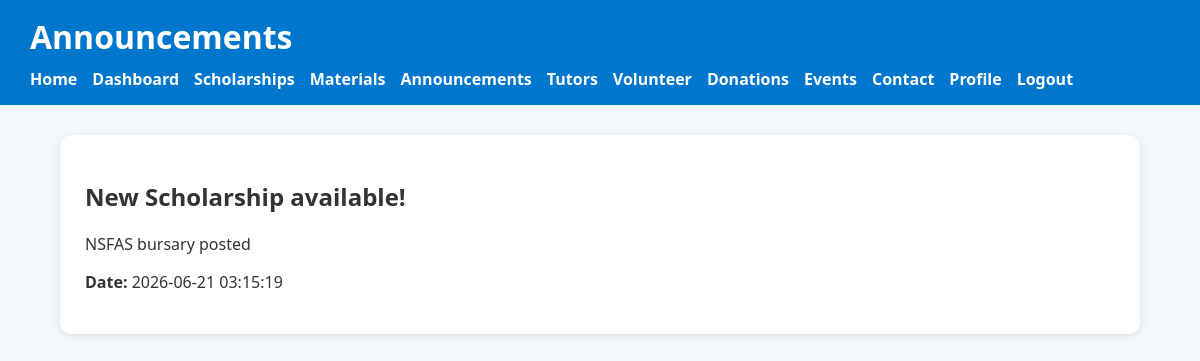
The app's page /announcements.php with its own data.
### tables this page shows
CREATE TABLE `announcements` (
  `id` int(11) NOT NULL,
  `title` varchar(100) NOT NULL,
  `message` text NOT NULL,
  `created_at` timestamp NOT NULL DEFAULT current_timestamp()
);

### announcements.php (the view, shortened to what this page needs)
<?php
include("db.php");
$result=mysqli_query(
$conn,
"SELECT * FROM announcements
ORDER BY created_at DESC");
?>
<!DOCTYPE html>
<html>
<head>
<link rel="stylesheet" href="style.css">
</head>
<body>
<header>
<h1>Announcements</h1>
<nav>
<a href="index.php">Home</a>
<a href="dashboard.php">Dashboard</a>
<a href="scholarships.php">Scholarships</a>
<a href="materials.php">Materials</a>
<a href="announcements.php">Announcements</a>
<a href="tutors.php">Tutors</a>
<a href="volunteer.php">Volunteer</a>
<a href="donations.php">Donations</a>
<a href="events.php">Events</a>
<a href="contact.php">Contact</a>
<a href="profile.php">Profile</a>
<a href="logout.php">Logout</a>
</nav>
</header>
<div class="container">
<?php while($row=mysqli_fetch_assoc($result)){ ?>
<div class="card">
<h2>
<?php echo $row['title']; ?>
</h2>
<p>
<?php echo $row['message']; ?>
</p>
<p>
<b>Date:</b>
<?php echo $row['created_at']; ?>
</p>
</div>
<?php } ?>
</div>
</body>
</html>

### style.css (style rules this page uses)
body { margin:0; font-family:Segoe UI, Arial, sans-serif; background:#f4f8fc; color:#333; }
header { background:#0077CC; color:white; padding:15px 30px; }
header h1 { margin:0; }
nav { margin-top:10px; display:flex; flex-wrap:wrap; gap:15px; }
nav a { color:white; text-decoration:none; font-weight:bold; }
.container { width:90%; max-width:1100px; margin:auto; padding:30px 0; }
.card { background:white; padding:25px; border-radius:12px; box-shadow:0 2px 10px rgba(0,0,0,0.1); transition:.3s; margin-bottom:20px; }

### records on screen
announcements: title "New Scholarship available!", message "NSFAS bursary posted", created_at "2026-06-21 03:15:19"
